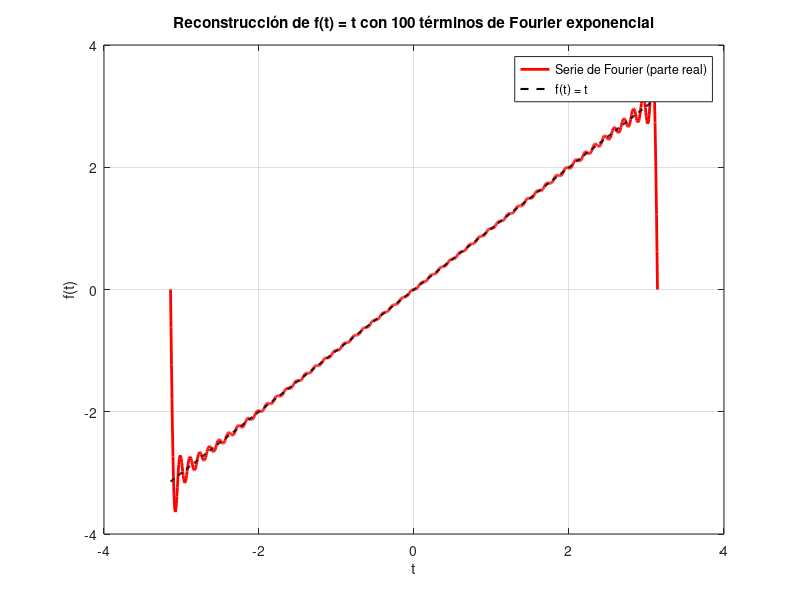

The MATLAB source for this figure:
clc; 
clear;
close all;

N = 50;

t = linspace(-pi, pi, 1000);
%Acumula todos los valores de la serie evaluado en todos los puntos de t
f_fourier = zeros(size(t));

% Construir la suma de la serie exponencial
% (omitiendo n=0 por división por cero)
for n = -N:N
    if n ~= 0
        % Coeficiente complejo de Fourier
        Cn = (-1)^n / (-1j * n);  
        % Suma de serie
        f_fourier = f_fourier + Cn * exp(1j * n * t);  
    end
end

% Función original
f_original = t;

% Graficar la reconstrucción y la señal original
figure;
plot(t, real(f_fourier), 'r', 'LineWidth', 2); hold on;
plot(t, f_original, 'k--', 'LineWidth', 1.5);
xlabel('t'); ylabel('f(t)');
title(['Reconstrucción de f(t) = t con ', num2str(2*N), ...
    ' términos de Fourier exponencial']);
legend('Serie de Fourier (parte real)', 'f(t) = t');
grid on;